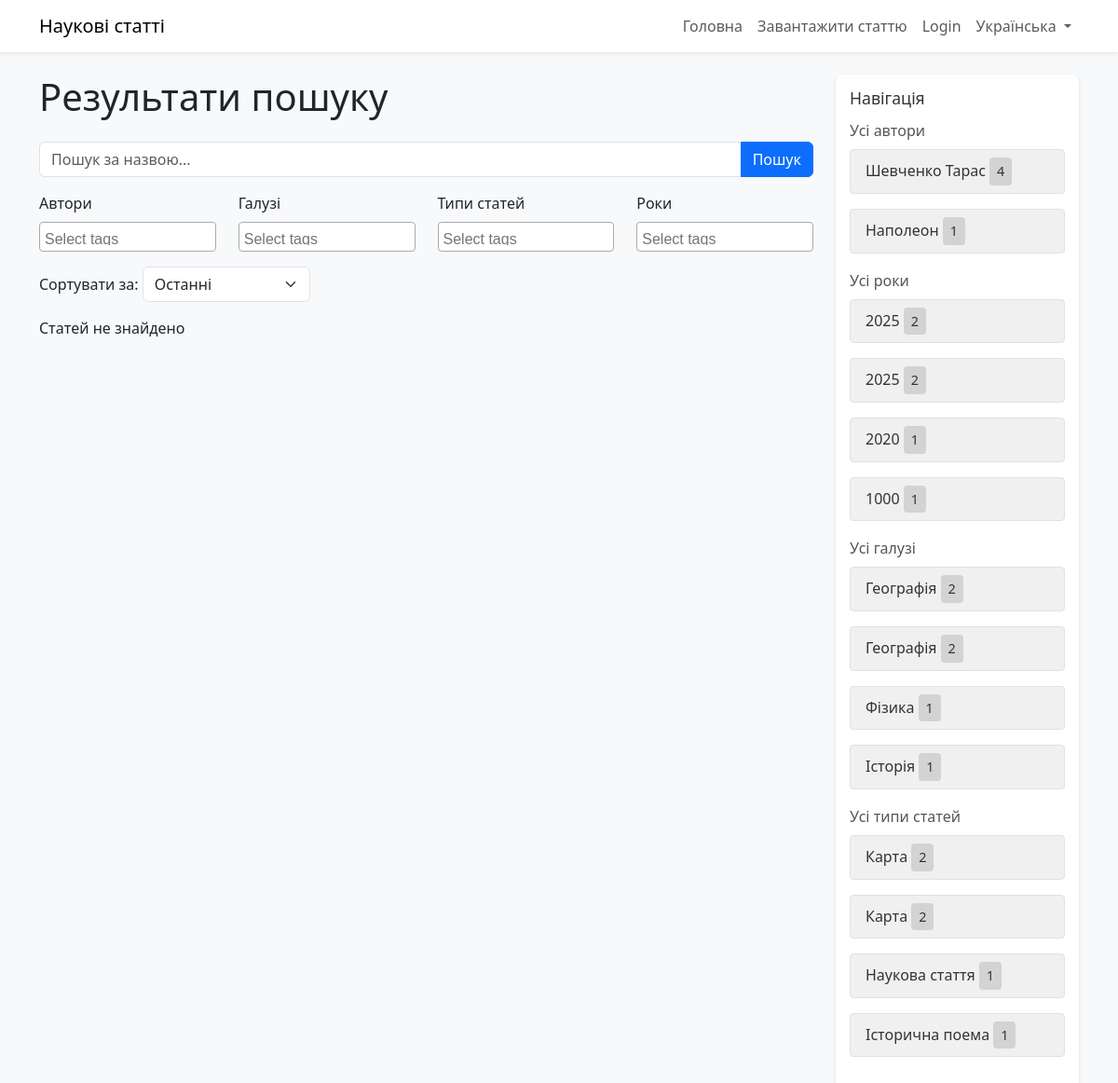
Page /uk/search/?tags_author=28 on the earlier database version.
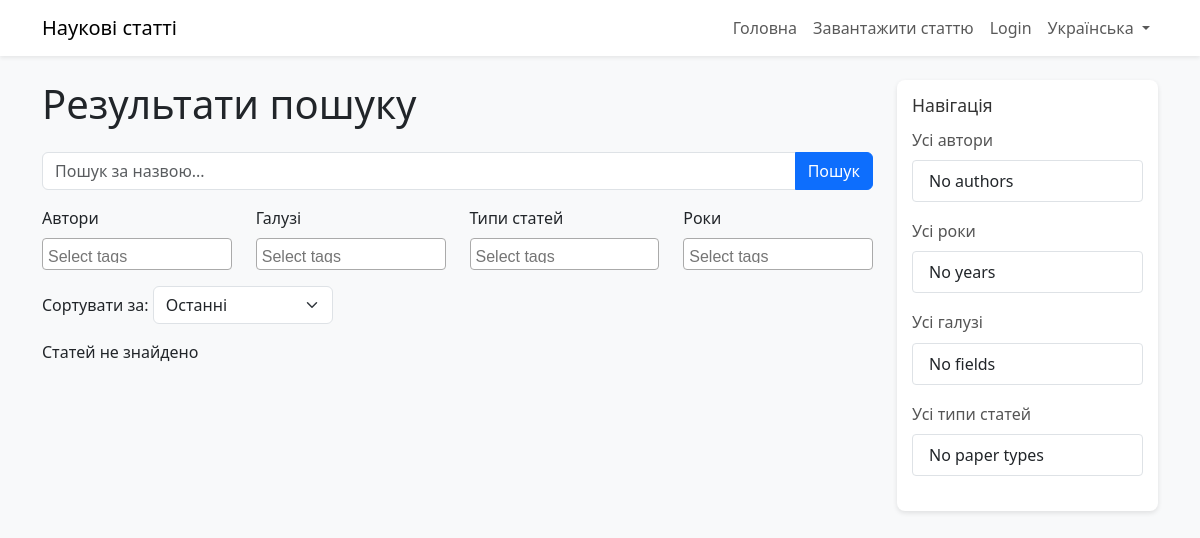
Same page on the later database version.
### papers/models.py (models this page shows, shortened)
class Tag(models.Model):
    name = models.CharField(max_length=100)
    category = models.CharField(max_length=50)
    STATUS_CHOICES = (
        ('pending', 'Pending'),
        ('approved', 'Approved'),
        ('rejected', 'Rejected'),
    )
    status = models.CharField(max_length=20, choices=STATUS_CHOICES, default='approved')  # Existing tags are approved

### papers/views.py (the view)
# urls.py: path('search/', views.search_results, name='search_results'),
def search_results(request):
    query = request.GET.get('q', '')
    selected_author_tags = request.GET.getlist('tags_author')
    selected_field_tags = request.GET.getlist('tags_field')
    selected_paper_type_tags = request.GET.getlist('tags_paper_type')
    selected_year_tags = request.GET.getlist('tags_year')
    sort = request.GET.get('sort', 'latest')
    papers = Paper.objects.filter(status='approved')
    tags = {
        'author': Tag.objects.filter(category='author', status='approved')
                            .annotate(num_papers=Count('papers', filter=Q(papers__status='approved')))
                            .filter(num_papers__gt=0)
                            .order_by('-num_papers')[:5],
        'field': Tag.objects.filter(category='field', status='approved')
                           .annotate(num_papers=Count('papers', filter=Q(papers__status='approved')))
                           .filter(num_papers__gt=0)
                           .order_by('-num_papers')[:5],
        'paper_type': Tag.objects.filter(category='paper_type', status='approved')
                                .annotate(num_papers=Count('papers', filter=Q(papers__status='approved')))
                                .filter(num_papers__gt=0)
                                .order_by('-num_papers')[:5],
        'year': Tag.objects.filter(category='year', status='approved')
                          .annotate(num_papers=Count('papers', filter=Q(papers__status='approved')))
                          .filter(num_papers__gt=0)
                          .order_by('-num_papers')[:5],
    }
    if query:
        papers = papers.filter(Q(title__icontains=query) | Q(description__icontains=query))
    if selected_author_tags:
        papers = papers.filter(tags__id__in=selected_author_tags).distinct()
    if selected_field_tags:
        papers = papers.filter(tags__id__in=selected_field_tags).distinct()
    if selected_paper_type_tags:
        papers = papers.filter(tags__id__in=selected_paper_type_tags).distinct()
    if selected_year_tags:
        papers = papers.filter(tags__id__in=selected_year_tags).distinct()
    if sort == 'popular':
        papers = papers.order_by('-view_count')
    else:
        papers = papers.order_by('-upload_date')
    return render(request, 'papers/search_results.html', {
        'papers': papers,
        'tags': tags,
        'query': query,
        'selected_author_tags': selected_author_tags,
        'selected_field_tags': selected_field_tags,
        'selected_paper_type_tags': selected_paper_type_tags,
        'selected_year_tags': selected_year_tags,
        'sort': sort,
    })

### papers/templates/papers/search_results.html (shortened to what the changed rows need)
<!DOCTYPE html>
{% load i18n static %}
{% get_current_language as LANGUAGE_CODE %}
<html lang="{{ LANGUAGE_CODE }}">
<head>
    <link href="https://cdn.jsdelivr.net/npm/bootstrap@5.3.0/dist/css/bootstrap.min.css" rel="stylesheet">
    <link href="https://cdn.jsdelivr.net/npm/select2@4.1.0-rc.0/dist/css/select2.min.css" rel="stylesheet">
    <link rel="stylesheet" href="{% static 'papers/css/styles.css' %}">
</head>
<body class="bg-light">
    <div class="container mt-4">
        <div class="row">
            <div class="col-lg-9">
                <h1 class="mb-4">{% trans "Результати пошуку" %}</h1>
            </div>
            <div class="col-lg-3">
                <div class="sidebar">
                    <div class="nav-section">
                        <div class="list-group">
                            {% for tag in tags.author %}
                            <a href="{% url 'search_results' %}?tags_author={{ tag.id }}" class="list-group-item list-group-item-action tag-box">
                                {{ tag.name }} <span class="counter-box">{{ tag.num_papers|default:"0" }}</span>
                            </a>
                            {% empty %}
                            <div class="list-group-item">{% trans "No authors" %}</div>
                            {% endfor %}
                        </div>
                    </div>
                    <div class="nav-section">
                        <div class="list-group">
                            {% for tag in tags.year %}
                            <a href="{% url 'search_results' %}?tags_year={{ tag.id }}" class="list-group-item list-group-item-action tag-box">
                                {{ tag.name }} <span class="counter-box">{{ tag.num_papers|default:"0" }}</span>
                            </a>
                            {% empty %}
                            <div class="list-group-item">{% trans "No years" %}</div>
                            {% endfor %}
                        </div>
                    </div>
                    <div class="nav-section">
                        <div class="list-group">
                            {% for tag in tags.field %}
                            <a href="{% url 'search_results' %}?tags_field={{ tag.id }}" class="list-group-item list-group-item-action tag-box">
                                {{ tag.name }} <span class="counter-box">{{ tag.num_papers|default:"0" }}</span>
                            </a>
                            {% empty %}
                            <div class="list-group-item">{% trans "No fields" %}</div>
                            {% endfor %}
                        </div>
                    </div>
                    <div class="nav-section">
                        <div class="list-group">
                            {% for tag in tags.paper_type %}
                            <a href="{% url 'search_results' %}?tags_paper_type={{ tag.id }}" class="list-group-item list-group-item-action tag-box">
                                {{ tag.name }} <span class="counter-box">{{ tag.num_papers|default:"0" }}</span>
                            </a>
                            {% empty %}
                            <div class="list-group-item">{% trans "No paper types" %}</div>
                            {% endfor %}
                        </div>
                    </div>
                </div>
            </div>
        </div>
    </div>
</body>
</html>

Differences in the rows shown:
removed Tag: name "Шевченко Тарас", num_papers "4", shown under "Усі автори"
removed Tag: name "Наполеон", num_papers "1", shown under "Усі автори"
removed Tag: name "2025", num_papers "2", shown under "Усі роки"
removed Tag: name "2025", num_papers "2", shown under "Усі роки"
removed Tag: name "2020", num_papers "1", shown under "Усі роки"
removed Tag: name "1000", num_papers "1", shown under "Усі роки"
removed Tag: name "Географія", num_papers "2", shown under "Усі галузі"
removed Tag: name "Географія", num_papers "2", shown under "Усі галузі"
removed Tag: name "Фізика", num_papers "1", shown under "Усі галузі"
removed Tag: name "Історія", num_papers "1", shown under "Усі галузі"
removed Tag: name "Карта", num_papers "2", shown under "Усі типи статей"
removed Tag: name "Карта", num_papers "2", shown under "Усі типи статей"
removed Tag: name "Наукова стаття", num_papers "1", shown under "Усі типи статей"
removed Tag: name "Історична поема", num_papers "1", shown under "Усі типи статей"
Other differences:
text now shown: "No authors No years No fields No paper types"
